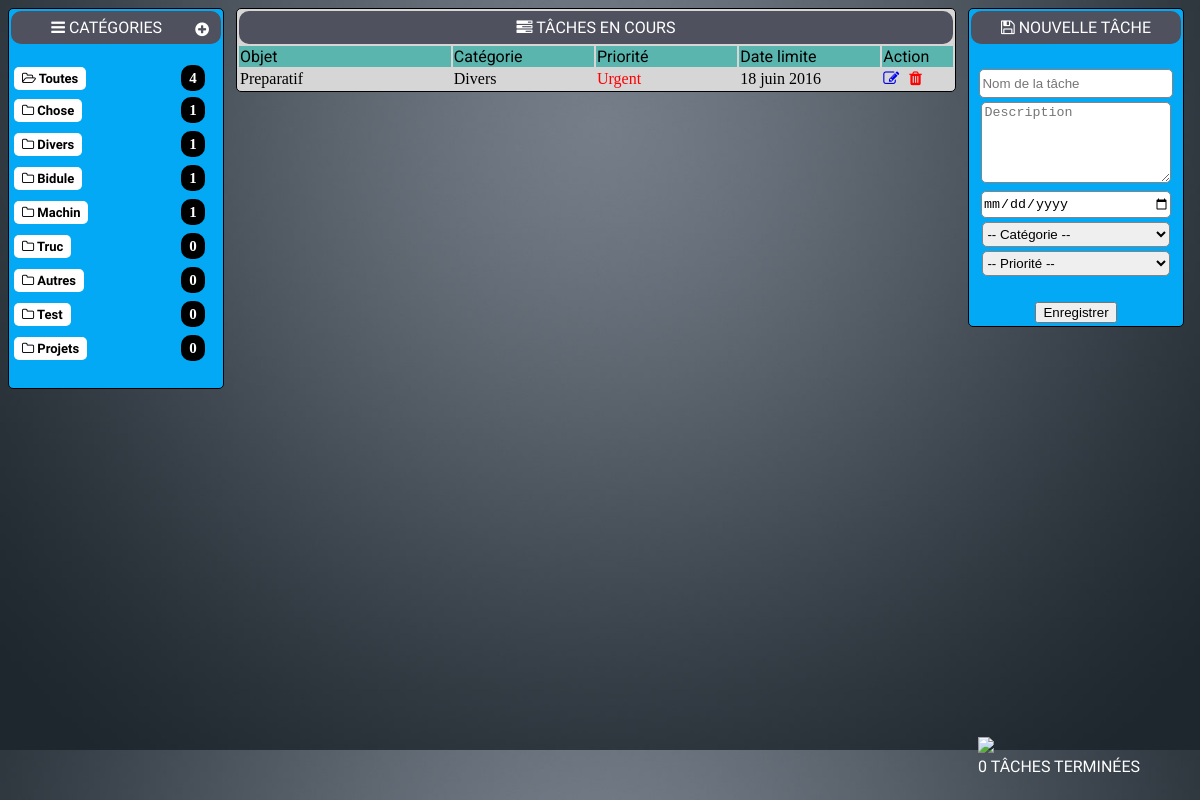
/index.php?cat=4, run on the app's committed database.
### tables this page shows
CREATE TABLE `categories` (
  `id` int(11) NOT NULL,
  `categorie` varchar(50) NOT NULL
);

CREATE TABLE `taches` (
  `id` int(11) NOT NULL,
  `titre` varchar(255) NOT NULL,
  `etat` varchar(50) NOT NULL,
  `date` date NOT NULL,
  `id_categories` int(11) NOT NULL,
  `description` text
);

### cat.php (the view, shortened to what this page needs)
<?php
$countalle = $mysqli->query('
SELECT
COUNT(*) as countall
FROM taches');
$countall = $countalle->fetch_object();
?>
<table class="left">
<tr><td id="cat" class="titre" colspan="2" onclick="cacher();"><i class="fa fa-bars" aria-hidden="true"></i> Catégories <i class="fa fa-plus-circle plusss" aria-hidden="true"></i></td></tr>
    <tr><td >&nbsp;</td></tr>
    <tr><td class=""><a href="index.php"><span class="dossier"><i class="fa fa-folder-open-o" aria-hidden="true"></i> Toutes</span></a></td><td class="compteur"><span class="count"><?= $countall->countall ?></span></td></tr>
    <tr><td >
    <?php
    $categories = $mysqli->query('
SELECT c.id, c.categorie,
COUNT(t.id_categories) as count
FROM categories c
LEFT JOIN taches t
ON c.id = t.id_categories
GROUP BY c.categorie
ORDER BY count DESC');
    while ($cat = $categories->fetch_object()) {
        echo '<tr><td height="30px"><a href="index.php?cat='.$cat->id.'"><span class="dossier"><i class="fa fa-folder-o" aria-hidden="true"></i> '.$cat->categorie.'</span></a></td><td class="compteur"><span class="count">'.$cat->count.'</span></td></tr>';
    }
    ?>
            </td></tr><tr><td>&nbsp;</td></tr></table>
<?php
$result = $mysqli->query("SELECT COUNT(*) FROM corbeille");
$row_cnt = mysqli_fetch_row($result);
?>
<div class="trash" onclick="location.href='index.php?trashbin=view';">
    <img class="trash-img" src="img/trash.png">
    <div class="counttrash"><?= $row_cnt[0]; ?> Tâches terminées</div>
</div>

### liste.php (shortened to what this page needs)
<table class="center">
    <tr>
        <td colspan=5 class="titre"><i class="fa fa-tasks" aria-hidden="true"></i> Tâches en cours</td>
    </tr>
    <tr class="desctable">
        <td width=20%>Objet</td>
        <td width=20%>Catégorie</td>
        <td width=20%>Priorité</td>
        <td width=20%>Date limite</td>
        <td colspan="2">Action</td>
    </tr>
    <?php
    if (isset($_GET['cat'])) {
        $categ = $_GET['cat'];
        $tasklist = $mysqli->query("
SELECT * ,DATE_FORMAT(t.date, \"%d %M %Y\") AS formatted_date
, t.id as lid
 FROM taches t
JOIN categories c
ON t.id_categories = c.id
where id_categories = '$categ' ORDER BY DATE, etat DESC ");
        while ($list = $tasklist->fetch_object()) {
            echo '<tr><td width=30% class="tooltip" onmouseover="tooltip.pop(this, `' . $list->description . '`)" >' . $list->titre . '</td><td width=20% >' . $list->categorie . '</td><td class="' . $list->etat . '" width=20%>' . $list->etat . '</td><td width=20%>' . $list->formatted_date . '</td><td><a href="index.php?cat=' . $categ . '&id=' . $list->lid . '"><i class="fa fa-pencil-square-o"></i></a><a href="totrashbin.php?id=' . $list->lid . '"><i class="fa fa-trash red" aria-hidden="true"></i></a></td></tr>';
        }
    }
    ?>
</table>

### css/styles.css (style rules this page uses)
.left { float: left; background-color: #03A9F4; border-radius: 5px; border: 1px solid black; width: 18vw; }
.center { float: left; background-color: #D6D6D6; margin-left: 1vw; width: 60vw; border-radius: 5px; border: 1px solid black; }
.titre { background-color: #4F515E; color: white; padding: 7px; text-align: center; border-radius: 10px; text-transform: uppercase; font-family: 'Passion One', cursive; }
a { text-decoration: none; }
span { background-color: white; padding: 4px 8px 4px 8px; margin: 2px; border-radius: 5px; font-weight: bold; color: black; }
.dossier { font-family: 'Montserrat Alternates', sans-serif; font-size: 13px; }
.count { -moz-border-radius: 10px; border-radius: 10px; border-color:black; background-color:black; color:white; padding-left:8px; padding-right:8px; padding-top:5px; padding-bottom:5px; font-size:15px; font-weight: bold; }
.compteur { text-align: center; }
.desctable { background-color: #59B5AD; font-family: 'Roboto', sans-serif; }
.red { color: red; margin-left: 10px; }
.plusss { float: right; margin-top: 3px; margin-right: 5px; }
body { background-image: url("../img/bg.jpg"); background-size: cover; }
.trash-img { width: 40%; }
.trash { position: absolute; bottom: 2vw; right: 5vw; }
.counttrash { color: white; text-transform: uppercase; font-family: 'Passion One', cursive; }

### data on the page
categories: categorie "Chose", count "1"
categories: categorie "Divers", count "1"
categories: categorie "Bidule", count "1"
categories: categorie "Machin", count "1"
categories: categorie "Truc", count "0"
categories: categorie "Autres", count "0"
categories: categorie "Test", count "0"
categories: categorie "Projets", count "0"
taches: titre "Preparatif", id_categories.categorie "Divers", etat "Urgent", formatted_date "18 juin 2016"

### other printed values
$countall->countall "4"
$row_cnt[0] "0"
